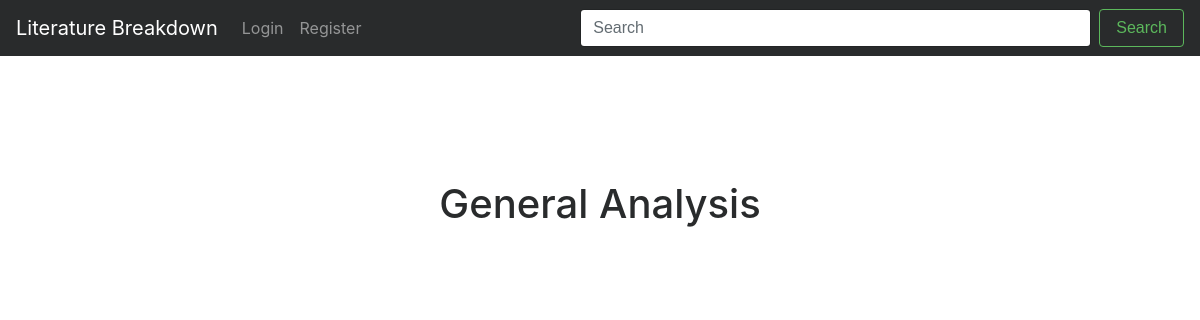
/literaturebreakdown/article/bleh/, run on an earlier commit of the app's database.
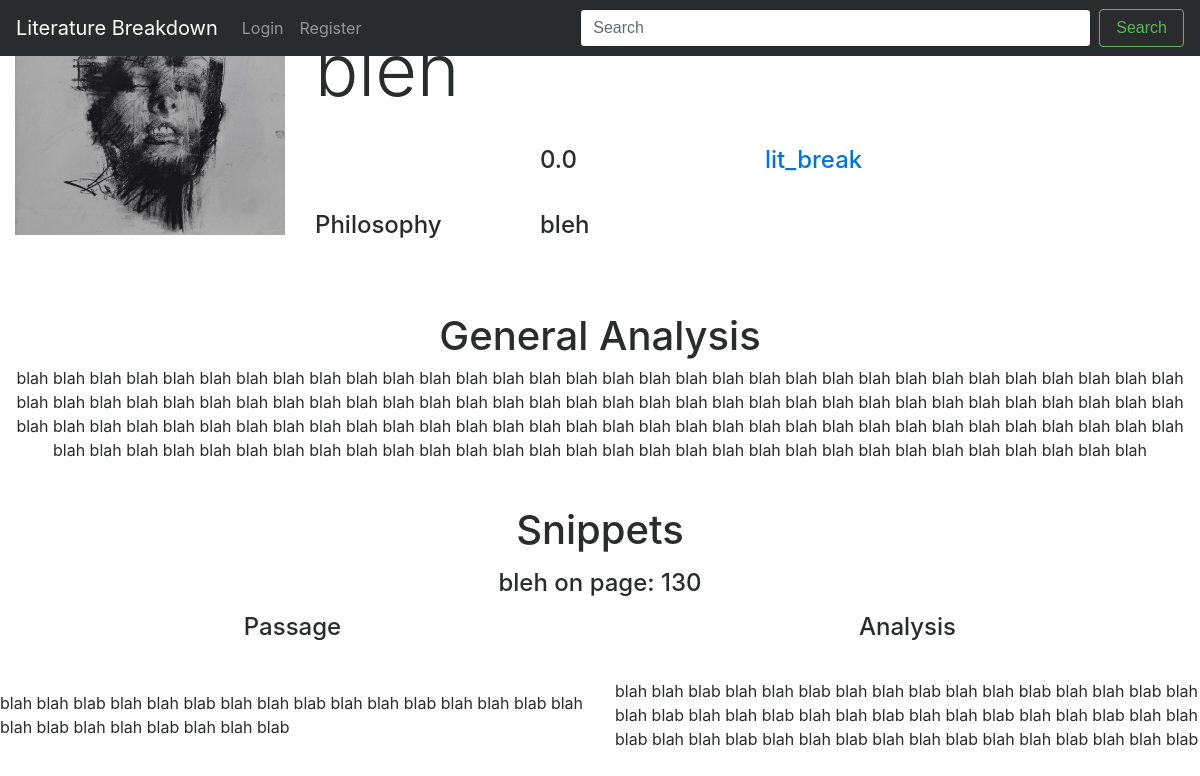
And on a later commit of the database.
### lit/models.py (models this page shows, shortened)
class Article(models.Model):
    author = models.ForeignKey(UserProfile)
    date_published = models.CharField(max_length=8, unique=False)
    book = models.CharField(max_length=128, unique=False)
    views = models.IntegerField(default=0)
    title = models.CharField(max_length=128, unique=True)
    analysis = models.CharField(max_length=2500, unique=False)
    category = models.CharField(max_length=50)
    slug = models.SlugField()
    img = models.ImageField(upload_to='profile_images', blank=True)
    rating = models.FloatField(max_length=5.0, default=0.0)
    book_author = models.CharField(max_length=128, default="")
    book_published = models.CharField(max_length=128, default="")
    def __str__(self):
        return self.title

class UserProfile(models.Model):
    user = models.OneToOneField(User)
    website = models.URLField(blank=True)
    picture = models.ImageField(upload_to='profile_images', blank=True)
    name = models.CharField(max_length=128)
    num_articles = models.IntegerField(default=0)
    slug = models.SlugField()
    age = models.IntegerField()
    gender = models.CharField(max_length=4, default="")
    location = models.CharField(max_length=128)
    def __str__(self):
        return self.user.username

class Snippet(models.Model):
    title = models.ForeignKey(Article)
    page = models.IntegerField()
    passage = models.CharField(max_length=500, unique=False)
    analysis = models.CharField(max_length=1000, unique=False)

### lit/views.py (the view, shortened to what this page needs)
# urls.py: url(r'^article/(?P<article_name_slug>[\w\-]+)/$', views.show_article, name='show_article'),
def show_article(request, article_name_slug):
    logged_in = False
    if request.user.is_authenticated():
        logged_in = True
    context_dict = {}
    try:
        article = Article.objects.get(slug=article_name_slug)
        comments = Comment.objects.filter(article=article)
        snippets = Snippet.objects.filter(title=article)
        context_dict['article'] = article
        context_dict['comments'] = comments
        context_dict['snippets'] = snippets
    except Article.DoesNotExist:
        context_dict['article'] = None
        context_dict['comments'] = None
        context_dict['snippets'] = None
    context_dict['favourited'] = False
    return render(request, 'lit/article.html', context_dict)

### templates/lit/article.html (shortened to what this page needs)
<!DOCTYPE html>
{% extends 'lit/base.html' %}
{% load staticfiles %}
{% block body_block %}
	<div class="row" style="padding-top:30px;">
		<div class="col-md-3">
			<img src="{{ MEDIA_URL }}{{ article.img }}"
				 width="300"
				 height="400"
				 alt="Cover"
				 style="max-width: 100%;
						height: auto;
						width: auto\9;"/>
		</div>
		<div class="col-md-9">
			<div class="row">
				<div class="col-md-10"><h1 class="display-3">{{ article.title }}</h1></div>
			</div>
			<div class="row" style="padding-top:30px;">
				<div class="col-md-3"><h4>{{ article.date_published }}</h4></div>
				<div class="col-md-3"><h4>{{ article.rating }}</h4></div>
				<div class="col-md-3"><h4><a href="{% url 'profile' article.author %}">{{ article.author }}</a></h4></div>
			</div>
			<div class="row" style="padding-top:30px;">
				<div class="col-md-3"><h4>{{ article.category }}</h4></div>
				<div class="col-md-3"><h4>{{ article.book }}</h4></div>
			</div>
			<div class="row" style="padding-top:30px;">
				<div class="col-md-3"><h4>{{ article.date_published }}</h4></div>
			</div>
		</div>
	</div>
	<div style="padding-top:30px;">
		<h1 style="text-align:center">General Analysis</h1>
		<p style="text-align:center">{{ article.analysis}}</p>
	</div>
	{% if snippets %}
	<div style="padding-top:30px;">
		<h1 style="text-align:center">Snippets</h1>
		{% for snippet in snippets %}
		<div class="row" style="padding-top:10px;">
			<div class="col">
				<h4 style="text-align:center">{{ snippet.title }} on page: {{ snippet.page }}</h4>
			</div>
			<div class="row"">
				<div class="col-md-6">
					<h4 style="text-align:center;padding-top:10px;">Passage</h4>
					<p style="position: relative;
							  float: left;
							  top: 50%;
							  left: 50%;
							  transform: translate(-50%, -50%);">{{ snippet.passage }}</p>
				</div>
				<div class="col-md-6">
					<h4 style="text-align:center;padding-top:10px;">Analysis</h4>
					<p style="position: relative;
							  float: left;
							  top: 50%;
							  left: 50%;
							  transform: translate(-50%, -50%);">{{ snippet.analysis }}</p>
				</div>
			</div>
		</div>
		{% endfor %}
	</div>
	{% endif %}
{% endblock %}

### templates/lit/base.html (shortened to what this page needs)
<!DOCTYPE html>
{% load staticfiles %}
<html lang="en">
  <head>
    <link href="http://v4-alpha.getbootstrap.com/dist/css/bootstrap.min.css" rel="stylesheet">
    <link href="http://v4-alpha.getbootstrap.com/examples/dashboard/dashboard.css" rel="stylesheet">
  </head>
  <body>
    <nav class="navbar navbar-toggleable-md navbar-inverse fixed-top bg-inverse">
      <a class="navbar-brand" href="{% url 'index' %}">Literature Breakdown</a>
      <div class="collapse navbar-collapse" id="navbarsExampleDefault">
        <ul class="navbar-nav mr-auto">
          {% if user.is_authenticated %}
		  <li class="nav-item">
            <a class="nav-link" href="{% url 'profile' user.username %}">
              Profile
            </a>
          </li>
          <li class="nav-item">
            <a class="nav-link" href="{% url 'logout' %}">
              Logout
            </a>
          </li>
          {% else %}
		  <li class="nav-item">
			<a class="nav-link" href="{% url 'login' %}">
			  Login
			</a>
		  </li>
          <li class="nav-item">
            <a class="nav-link" href="{% url 'register' %}">
              Register
            </a>
          </li>
          {% endif %}
        </ul>
        <form class="form-inline mt-2 mt-md-0" id="user_form" method="post" action="{% url 'search' %}">
		  <input class="form-control mr-sm-2" type="text" size="50" name="query" value="" id="query" placeholder="Search">
          <button class="btn btn-outline-success my-2 my-sm-0" type="submit" name="submit" value="Search">Search</button>
        </form>
      </div>
    </nav>
    <div class="container-fluid">
      {% block body_block %}{% endblock %}
    </div>
  </body>
</html>

What changed in the data, as far as the page shows it:
added Article: img (picture), title "bleh", rating "0.0", author "lit_break", category "Philosophy", book "bleh", analysis "blah blah blah blah blah blah blah blah blah blah blah blah blah blah blah blah blah blah blah blah blah blah blah blah blah blah blah blah blah blah blah blah blah blah blah blah blah blah blah blah blah blah blah blah blah blah blah blah blah blah blah blah blah blah blah blah blah blah blah blah blah blah blah blah blah blah blah blah blah blah blah blah blah blah blah blah blah blah blah blah blah blah blah blah blah blah blah blah blah blah blah blah blah blah blah blah blah blah blah blah blah blah blah blah blah blah blah blah blah blah blah blah blah blah blah blah blah blah blah blah blah blah blah blah blah blah"
added Snippet: title "bleh", page "130", passage "blah blah blab blah blah blab blah blah blab blah blah blab blah blah blab blah blah blab blah blah blab blah blah blab", analysis "blah blah blab blah blah blab blah blah blab blah blah blab blah blah blab blah blah blab blah blah blab blah blah blab blah blah blab blah blah blab blah blah blab blah blah blab blah blah blab blah blah blab blah blah blab blah blah blab"
Also different on the page:
text now shown: "Snippets"
